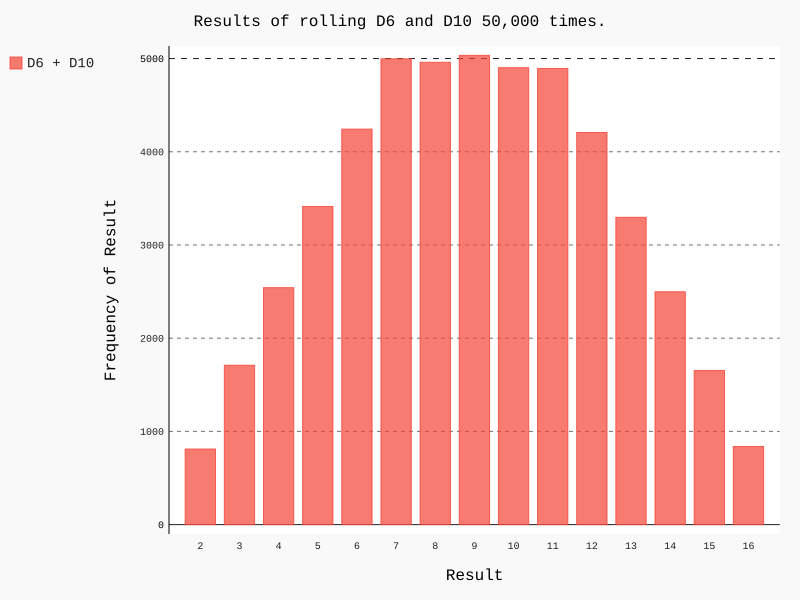

The script that drew this image:
import pygal
from die import Die
die1 = Die()
die2 = Die(10)
results = []
for roll_num in range(50000):
    result = die1.roll() + die2.roll()
    results.append(result)

frequencies = []
for value in range (2,die1.num_sides+die2.num_sides+1):
    frequency = results.count(value)
    frequencies.append(frequency)

hist = pygal.Bar()

hist.title = 'Results of rolling D6 and D10 50,000 times.'
hist.x_labels = [str(i) for i in range(2,die1.num_sides+die2.num_sides+1)]
hist.x_title = "Result"
hist.y_title = "Frequency of Result"

hist.add('D6 + D10',frequencies)
hist.render_to_file('die_visual.svg')
